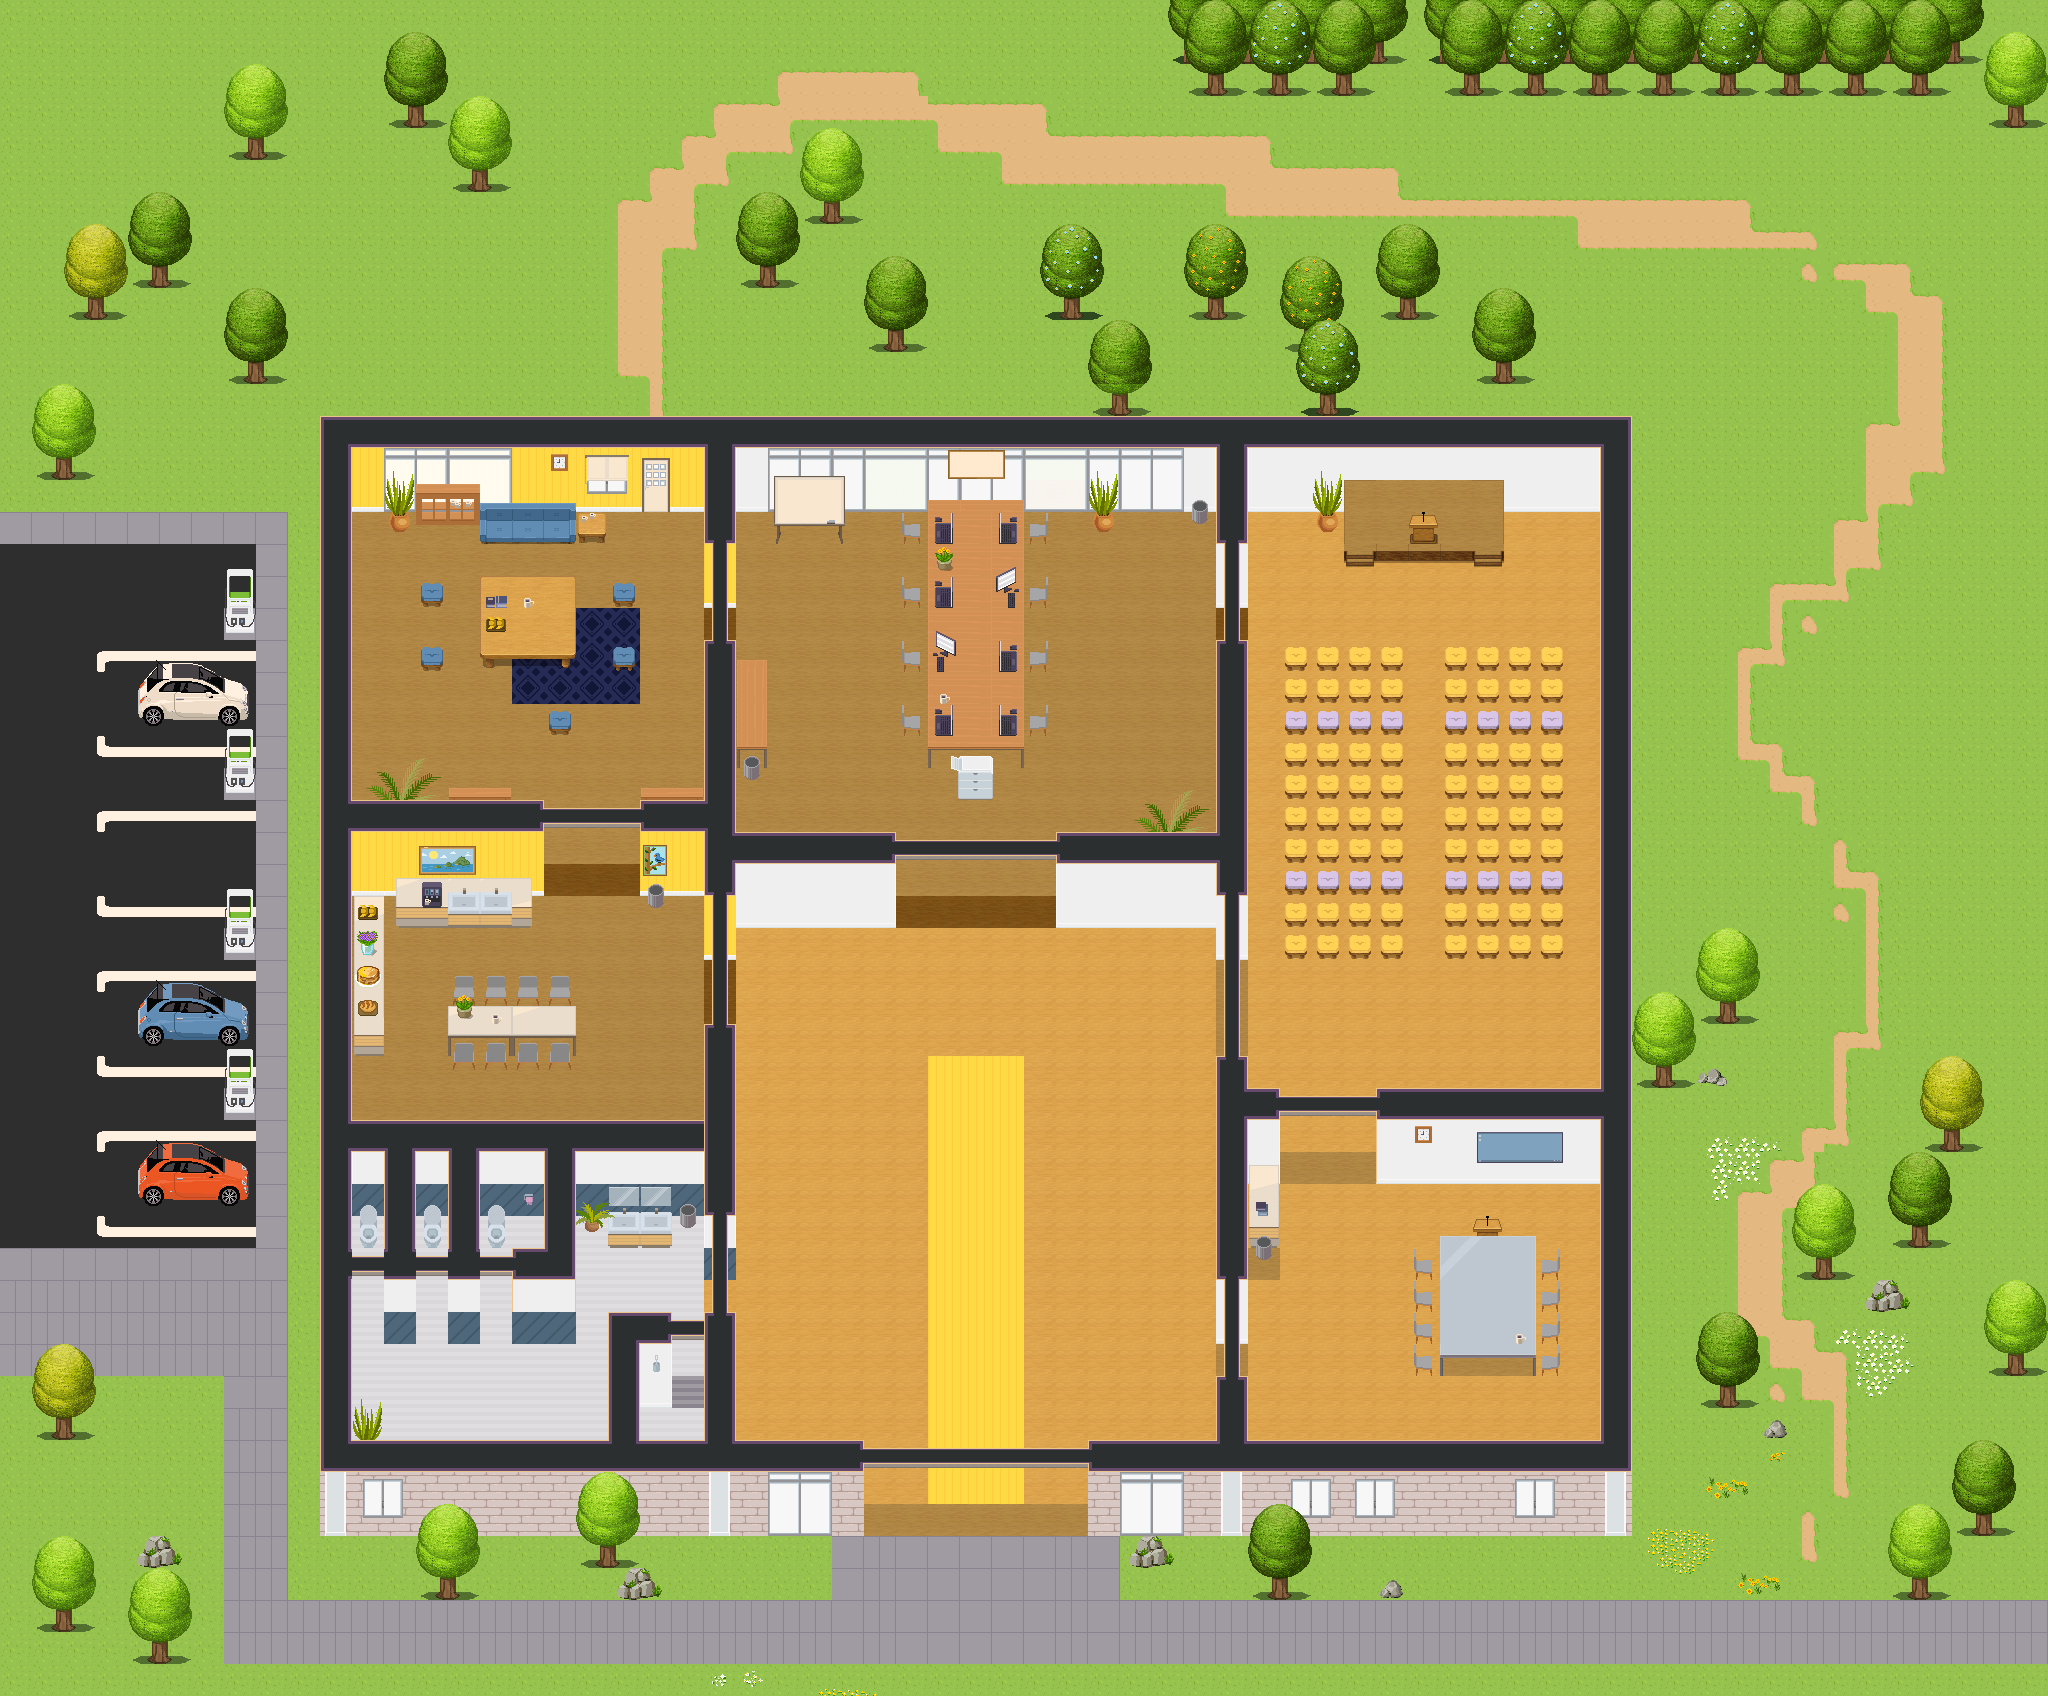

The image is a tile-based game level rendered from a .tmx file. Its description and source (layers, tilesets, objects; grid data summarised) follow:
An orthogonal 64x53 tile map with 32x32 px tiles, 11 tile layers (Start, Collisions, Floor1, Floor2, ...), 10 tilesets.

<map version="1.9" tiledversion="1.9.1" orientation="orthogonal" renderorder="right-down" width="64" height="53" tilewidth="32" tileheight="32" infinite="0" nextlayerid="17" nextobjectid="1">
 <tileset firstgid="1" source="Tilemaps/WA_Exterior.tsx" />
 <tileset firstgid="851" source="WA_Seats.tsx" />
 <tileset firstgid="1033" source="Tilemaps/WA_Other_Furniture.tsx" />
 <tileset firstgid="1189" source="Tilemaps/WA_Room_Builder.tsx" />
 <tileset firstgid="2189" source="Tilemaps/WA_Tables.tsx" />
 <tileset firstgid="2459" source="Tilemaps/WA_Miscellaneous.tsx" />
 <tileset firstgid="2569" source="Tilemaps/WA_Decoration.tsx" />
 <tileset firstgid="2665" source="Tilemaps/Cars_Elements.tsx" />
 <tileset firstgid="2793" source="Tilemaps/WA_Special_Zones.tsx" />
 <tileset firstgid="2805" source="Tilemaps/Path.tsx" />
 <layer id="15" name="Start" width="64" height="53">
  <data>[3392 cells, 3 non-empty, 1 distinct tile ids]</data>
 </layer>
 <layer id="1" name="Collisions" width="64" height="53">
  <data>[3392 cells, 729 non-empty, 1 distinct tile ids]</data>
 </layer>
 <group id="2" name="Floor">
  <layer id="16" name="Floor1" width="64" height="53">
   <data>[3392 cells, 3392 non-empty, 12 distinct tile ids]</data>
  </layer>
  <layer id="3" name="Floor2" width="64" height="53">
   <data>[3392 cells, 647 non-empty, 71 distinct tile ids]</data>
  </layer>
 </group>
 <group id="4" name="Walls">
  <layer id="5" name="Walls1" width="64" height="53">
   <data>[3392 cells, 507 non-empty, 41 distinct tile ids]</data>
  </layer>
  <layer id="6" name="Walls2" width="64" height="53">
   <data>[3392 cells, 55 non-empty, 29 distinct tile ids]</data>
  </layer>
 </group>
 <group id="7" name="Furniture">
  <layer id="11" name="Furniture1" width="64" height="53">
   <data>[3392 cells, 11 non-empty, 6 distinct tile ids]</data>
  </layer>
  <layer id="12" name="Furniture2" width="64" height="53">
   <data>[3392 cells, 413 non-empty, 141 distinct tile ids]</data>
  </layer>
  <layer id="13" name="Furniture3" width="64" height="53">
   <data>[3392 cells, 53 non-empty, 37 distinct tile ids]</data>
  </layer>
 </group>
 <objectgroup id="14" name="floorLayers" />
 <group id="8" name="Above">
  <layer id="9" name="Above1" width="64" height="53">
   <data>[3392 cells, 144 non-empty, 47 distinct tile ids]</data>
  </layer>
  <layer id="10" name="Above2" width="64" height="53">
   <data>[3392 cells, 96 non-empty, 36 distinct tile ids]</data>
  </layer>
 </group>
</map>
